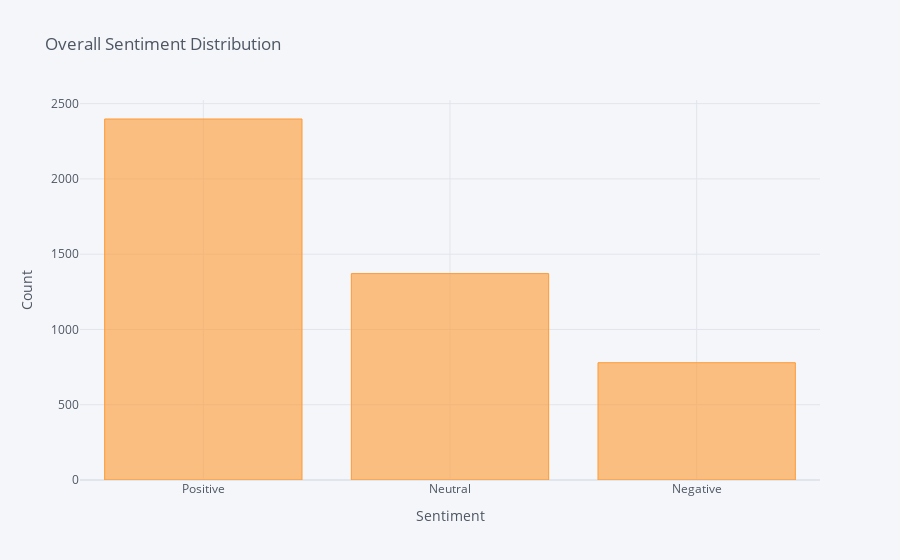

Notebook code for this chart:
### Markdown cell above
Overall:

### Code cell
df['Sentiment'].value_counts().iplot(kind='bar', xTitle='Sentiment',
                                    yTitle='Count', title='Overall Sentiment Distribution')

### Figure 1 — Plotly figure (JSON) as saved in the notebook; plotly's stock layout.template omitted (floating-point values rounded to 4 significant figures)
{"data": [{"marker": {"color": "rgba(255, 153, 51, 0.6)", "line": {"color": "rgba(255, 153, 51, 1.0)", "width": 1}}, "name": "Sentiment", "orientation": "v", "text": "", "type": "bar", "x": ["Positive", "Neutral", "Negative"], "y": [2398, 1371, 779]}], "layout": {"legend": {"bgcolor": "#F5F6F9", "font": {"color": "#4D5663"}}, "paper_bgcolor": "#F5F6F9", "plot_bgcolor": "#F5F6F9", "title": {"font": {"color": "#4D5663"}, "text": "Overall Sentiment Distribution"}, "xaxis": {"gridcolor": "#E1E5ED", "showgrid": true, "tickfont": {"color": "#4D5663"}, "title": {"font": {"color": "#4D5663"}, "text": "Sentiment"}, "zerolinecolor": "#E1E5ED"}, "yaxis": {"gridcolor": "#E1E5ED", "showgrid": true, "tickfont": {"color": "#4D5663"}, "title": {"font": {"color": "#4D5663"}, "text": "Count"}, "zerolinecolor": "#E1E5ED"}}}
